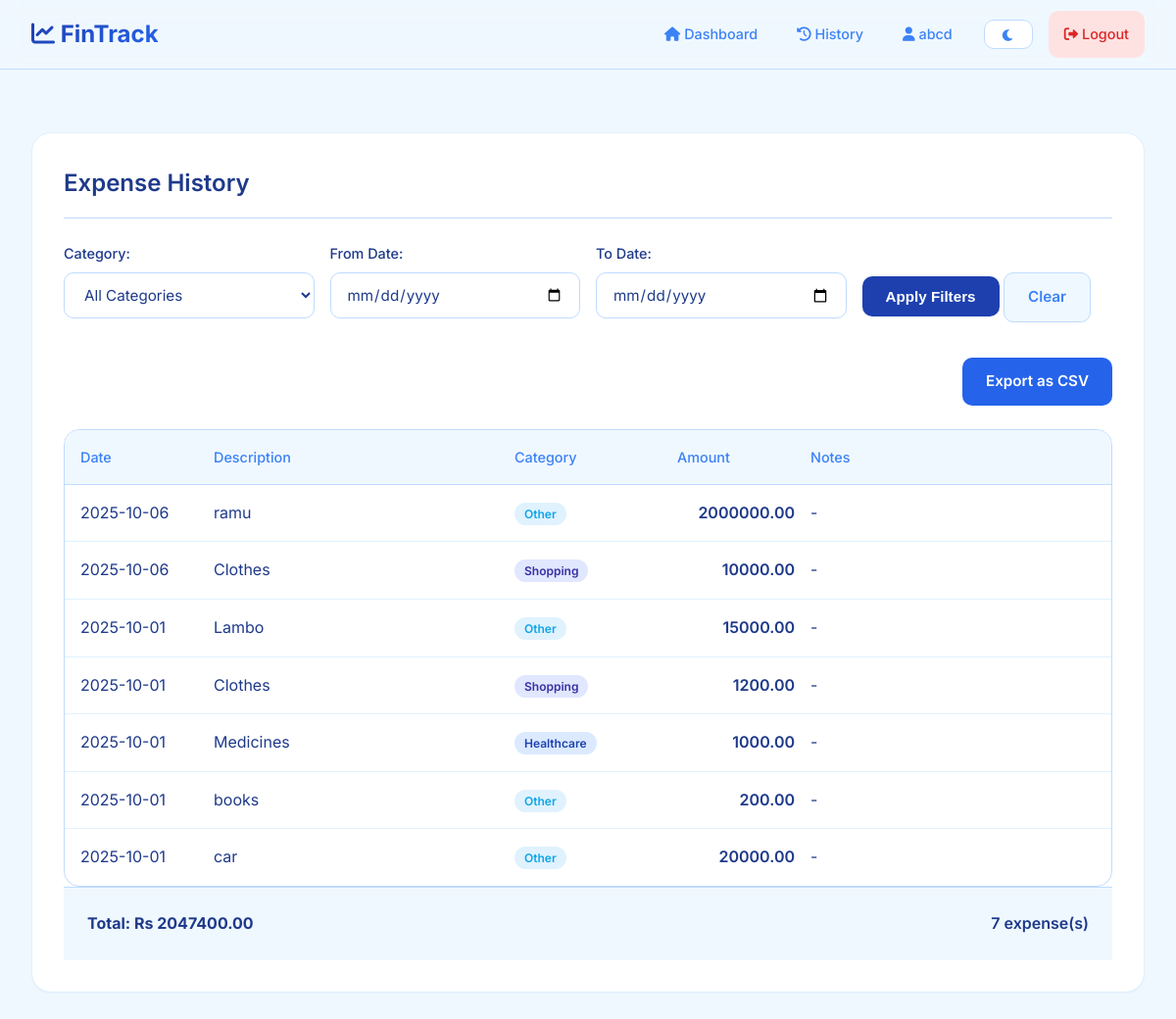
The page /history (signed in) on the database its author committed.
### app.py (models this page shows)
class User(db.Model):
    id = db.Column(db.Integer, primary_key=True)
    username = db.Column(db.String(80), unique=True, nullable=False)
    email = db.Column(db.String(120), unique=True, nullable=False)
    password_hash = db.Column(db.String(120), nullable=False)
    monthly_income = db.Column(db.Float, default=0.0)
    created_at = db.Column(db.DateTime, default=datetime.utcnow)
    expenses = db.relationship('Expense', backref='user', lazy='dynamic')
    additional_incomes = db.relationship('AdditionalIncome', backref='user', lazy='dynamic')

class Expense(db.Model):
    id = db.Column(db.Integer, primary_key=True)
    user_id = db.Column(db.Integer, db.ForeignKey('user.id'), nullable=False)
    name = db.Column(db.String(100), nullable=False)
    amount = db.Column(db.Float, nullable=False)
    category = db.Column(db.String(50), nullable=False)
    date = db.Column(db.DateTime, default=datetime.utcnow)
    notes = db.Column(db.Text)

### app.py (the view)
@app.route('/history')
@login_required
def history():
    user = User.query.get(session['user_id'])
    category_filter = request.args.get('category', '')
    date_from_str = request.args.get('date_from', '')
    date_to_str = request.args.get('date_to', '')
    query = Expense.query.filter_by(user_id=user.id)
    if category_filter:
        query = query.filter_by(category=category_filter)
    try:
        if date_from_str:
            date_from = datetime.strptime(date_from_str, '%Y-%m-%d')
            query = query.filter(Expense.date >= date_from)
        if date_to_str:
            date_to = datetime.strptime(date_to_str, '%Y-%m-%d')
            query = query.filter(Expense.date < date_to + timedelta(days=1))
    except ValueError:
        flash('Invalid date format. Please use YYYY-MM-DD.', 'error')
    expenses = query.order_by(Expense.date.desc()).all()
    categories = [cat[0] for cat in db.session.query(Expense.category).filter_by(user_id=user.id).distinct().all()]
    return render_template('history.html',
                         user=user,
                         expenses=expenses,
                         categories=categories,
                         filters={
                             'category': category_filter,
                             'date_from': date_from_str,
                             'date_to': date_to_str
                         })

### app.py (called while the page is built)
def login_required(f):
    from functools import wraps
    @wraps(f)
    def decorated_function(*args, **kwargs):
        if 'user_id' not in session:
            return redirect(url_for('login'))
        return f(*args, **kwargs)
    return decorated_function

### templates/history.html (shortened to what this page needs)
{% extends "base.html" %}
{% block content %}
<div class="history-container">
    <div class="card">
        <h1>Expense History</h1>
        <div class="filters">
            <form method="GET" class="filter-form">
                <div class="filter-grid">
                    <div class="form-group">
                        <label for="category">Category:</label>
                        <select id="category" name="category">
                            <option value="">All Categories</option>
                        </select>
                    </div>
                    <div class="form-group">
                        <label for="date_from">From Date:</label>
                        <input type="date" id="date_from" name="date_from" value="{{ filters.date_from }}">
                    </div>
                    <div class="form-group">
                        <label for="date_to">To Date:</label>
                        <input type="date" id="date_to" name="date_to" value="{{ filters.date_to }}">
                    </div>
                    <div class="form-group">
                        <label>&nbsp;</label>
                        <button type="submit" class="btn btn-primary">Apply Filters</button>
                        <a href="{{ url_for('history') }}" class="btn btn-secondary">Clear</a>
                    </div>
                </div>
            </form>
        </div>
        <div class="export-section">
            <a href="{{ url_for('export_csv') }}" class="btn btn-success">Export as CSV</a>
        </div>
        {% if expenses %}
            <div class="expense-table">
                <div class="table-header">
                    <div>Date</div>
                    <div>Description</div>
                    <div>Category</div>
                    <div>Amount</div>
                    <div>Notes</div>
                </div>
                {% for expense in expenses %}
                <div class="table-row">
                    <div class="date-cell">{{ expense.date.strftime('%Y-%m-%d') }}</div>
                    <div class="desc-cell">{{ expense.name }}</div>
                    <div class="category-cell">
                        <span class="category-tag {{ expense.category|lower }}">{{ expense.category }}</span>
                    </div>
                    <div class="amount-cell">{{ "%.2f"|format(expense.amount) }}</div>
                    <div class="notes-cell">{{ expense.notes or '-' }}</div>
                </div>
                {% endfor %}
            </div>
            <div class="history-summary">
                <strong>Total: Rs {{ "%.2f"|format(expenses|sum(attribute='amount')) }}</strong>
                <span>{{ expenses|length }} expense(s)</span>
            </div>
        {% else %}
            <p class="no-data">No expenses found matching your criteria.</p>
        {% endif %}
    </div>
</div>
{% endblock %}

### templates/Base.html (shortened to what this page needs)
<!DOCTYPE html>
<html lang="en">
<head>
    <link rel="stylesheet" href="{{ url_for('static', filename='style.css') }}">
    <link rel="stylesheet" href="https://cdnjs.cloudflare.com/ajax/libs/font-awesome/6.0.0/css/all.min.css">
</head>
<body>
    {% if 'user_id' in session %}
    <nav class="navbar">
        <div class="nav-container">
            <div class="nav-brand">
                <h2><i class="fas fa-chart-line"></i> FinTrack</h2>
            </div>
            <div class="nav-links">
                <a href="{{ url_for('home') }}" class="nav-link"><i class="fas fa-home"></i> Dashboard</a>
                <a href="{{ url_for('history') }}" class="nav-link"><i class="fas fa-history"></i> History</a>
                <a href="{{ url_for('profile') }}" class="nav-link"><i class="fas fa-user"></i> {{ session['username'] }}</a>
                <div class="theme-toggle-container">
                    <button id="themeToggle" class="theme-toggle">
                        <i class="fas fa-moon"></i>
                    </button>
                </div>
                <a href="{{ url_for('logout') }}" class="nav-link logout"><i class="fas fa-sign-out-alt"></i> Logout</a>
            </div>
        </div>
    </nav>
    {% endif %}
    <div class="container">
        {% block content %}{% endblock %}
    </div>
</body>
</html>

### rows shown on the page
User: username "abcd"
Expense: date "2025-10-06", name "ramu", category "Other", amount "2000000.00", notes "-"
Expense: date "2025-10-06", name "Clothes", category "Shopping", amount "10000.00", notes "-"
Expense: date "2025-10-01", name "Lambo", category "Other", amount "15000.00", notes "-"
Expense: date "2025-10-01", name "Clothes", category "Shopping", amount "1200.00", notes "-"
Expense: date "2025-10-01", name "Medicines", category "Healthcare", amount "1000.00", notes "-"
Expense: date "2025-10-01", name "books", category "Other", amount "200.00", notes "-"
Expense: date "2025-10-01", name "car", category "Other", amount "20000.00", notes "-"

### other values the page prints
{{ "%.2f"|format(expenses|sum(attribute='amount')) }} "2047400.00"
{{ expenses|length }} "7"
